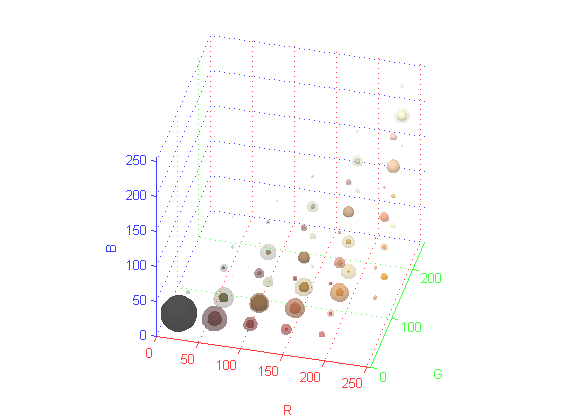
%> input picture histogramy/clown_hist_6x6x6_dohromady.png, 561 x 420 px
$ octave --eval "image_hist('clown_hist_6x6x6_dohromady.png');"   (GNU Octave 9; MATLAB toolbox functions it lacks are replaced by stand-ins)
%> lines starting %> are read from the running program, lines starting %| are printed output that depends on the picture
function image_hist(filename)
%> called with filename = 'clown_hist_6x6x6_dohromady.png'
% function [R,Rout,G,Gout,B,Bout] = image_hist(filename)

% Spocita a nakresli histogram(y) slo엁k obrazku 8 bpp/kanal
%
% jednokanalovy obrazek se povazuje za stupne sedi,
% trikanalovy za RGB truecolor

%% Nacteni obrazku
img = imread(filename);
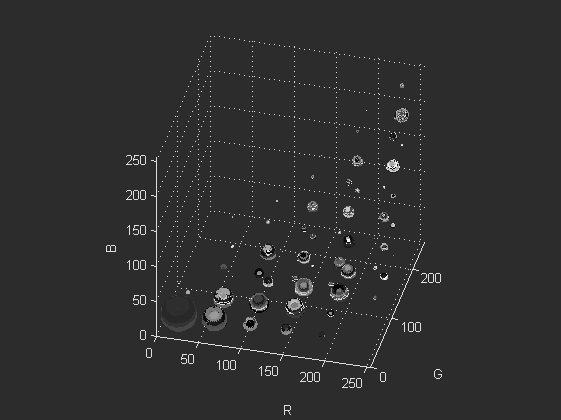
%> img: size 420x561 uint8; min 0, max 255, mean 46.8

%% Rozhodnuti
channels = size(img,3)
%> channels = 1
if channels == 3 %RGB
    popisky = {'Kanal R' 'Kanal B' 'Kanal G'};
    barvicky = {'r' 'g' 'b'};
elseif channels == 1 %stupne sedi
    popisky = {'Stupne sedi'};
    barvicky = {'k'};
else
    error('Chyba')
end

%% Vykreslovani kanal po kanalu
for chan = 1:channels
    kanal = img(:,:,chan);
    kanal_vec = double(kanal(:));

    [H, Hout] = hist(kanal_vec,256); %vypocet histogramu Matlabem

    figure
    bar(Hout, H, 1.0, barvicky{chan})
    h = gca;
    set(h,'XLim',[0 255]);
    set(h,'YTick',[]);
    title(popisky{chan});
end
%> `image_hist('clown_hist_6x6x6_dohromady.png');`:
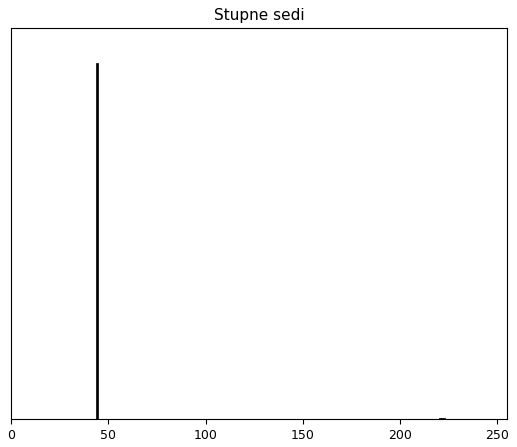
%> figure redrawn from the program's plot data; tallest bar 227678 high, from x = 43.83 to 44.82
